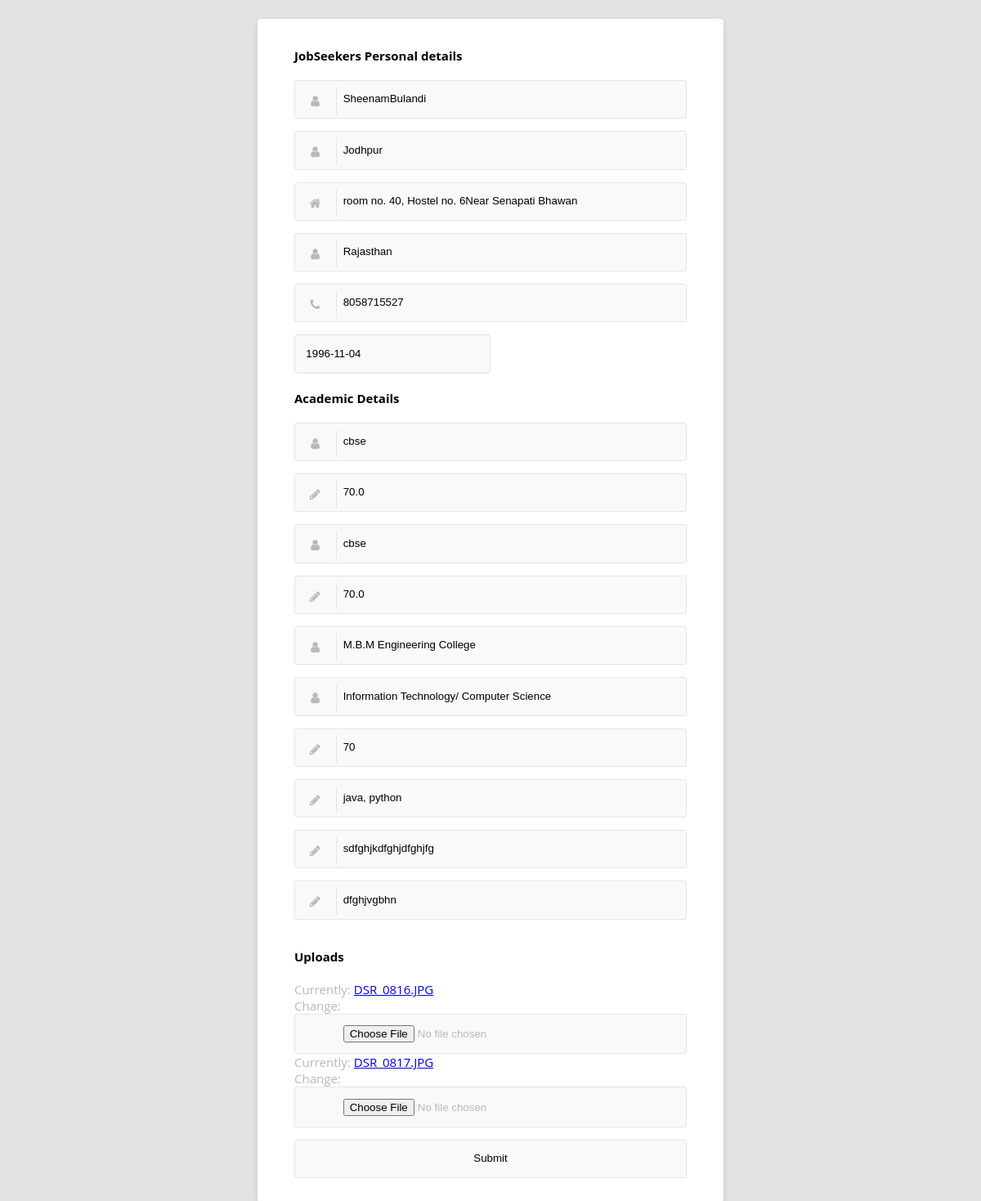
Page /register/profile1_update/2/ on the committed database.
### register/models.py (models this page shows)
class seekersdetails(models.Model):
    Id=models.ForeignKey(myUser,on_delete=models.CASCADE,default=2)
    name = models.CharField(max_length=100)
    address = models.CharField(max_length=100)
    Birth_date = models.DateField()
    City = models.CharField(max_length=100)
    State=models.CharField(max_length=100)
    Mobile_Number = models.IntegerField()
    Photo=models.FileField(default=0)
    secondary_school =models.CharField(max_length=100,default="")
    secondary_percent = models.FloatField(default=70)
    senior_school = models.CharField(max_length=100,default="")
    senior_percent = models.FloatField(default=70)
    College_name = models.CharField(max_length=100,default="M.B.M Engineering College")
    Stream = models.CharField(max_length=100,default="")
    Graduation_percent = models.IntegerField(default=70)
    Skills = models.CharField(max_length=50,default="")
    exp_1 = models.CharField(max_length=50,default="")
    exp_1_about = models.CharField(max_length=100,default="")
    Resume=models.FileField(default=0)

### register/views.py (the view)
# urls.py: url(r'^profile1_update/(?P<seeker1_id>[0-9]+)/$',views.profile1_update,name='profile1_update'),
def profile1_update(request,seeker1_id):
    if request.method == "POST":
        form = UserForm(request.POST, request.FILES)
        if form.is_valid():
            instance1=myUser.objects.get(pk=request.session['seeker_id'])
            company = form.save(commit=False)
            company.Id = instance1
            a=seekersdetails.objects.get(pk=seeker1_id)
            form=UserForm(request.POST, request.FILES,instance=a)
            form.save()
            return redirect('register:dashseeker')
        else:
            return HttpResponse("notsuccess")
    else:
        a=seekersdetails.objects.get(pk=seeker1_id)
        form = UserForm(instance=a)
    return render(request, 'register/emp_reg.html', {'form': form})

### register/forms.py
class UserForm(ModelForm):
	class Meta:
		model=seekersdetails
		widgets = {
			'name': TextInput(attrs={'placeholder': 'Full Name'}),
			'City': TextInput(attrs={'placeholder': 'City'}),
			'Birth_date': TextInput(attrs={'placeholder': 'Birth date '}),
            'address': TextInput(attrs={'placeholder': 'Address '}),
            'State': TextInput(attrs={'placeholder': 'State '}),
			'Mobile_Number': TextInput(attrs={'placeholder': 'Mobile No'}),
			'secondary_school': TextInput(attrs={'placeholder': 'Secondary School'}),
			'secondary_percent': TextInput(attrs={'placeholder': 'Secondary Percentage'}),
			'senior_school': TextInput(attrs={'placeholder': 'Senior Secondary School'}),
			'senior_percent': TextInput(attrs={'placeholder': 'Senior Secondary Percentage'}),
			'College_name': TextInput(attrs={'placeholder': 'College Name'}),
			'Stream': TextInput(attrs={'placeholder': 'Branch'}),
			'Graduation_percent': TextInput(attrs={'placeholder': 'Graduation Percent'}),
			'Skills': TextInput(attrs={'placeholder': 'Skills'}),
			'exp_1': TextInput(attrs={'placeholder': 'Training organization'}),
			'exp_1_about': TextInput(attrs={'placeholder': 'Project'}),
		}
		exclude=('Id',)

### register/templates/register/emp_reg.html (shortened to what this page needs)
{% load staticfiles %}
<!DOCTYPE html>
<html lang="en" >
<head>
    <link rel="stylesheet" href="https://cdnjs.cloudflare.com/ajax/libs/normalize/5.0.0/normalize.min.css">
  <link rel='stylesheet prefetch' href='http://maxcdn.bootstrapcdn.com/font-awesome/4.3.0/css/font-awesome.min.css'>
      <link rel="stylesheet" href="{% static 'register/css/style.css' %}">
</head>
<body>
   <div class="container">
  <form method="POST" enctype="multipart/form-data">
    <div class="row">
      <h4> JobSeekers Personal details</h4>
      <div class="input-group input-group-icon">
        {{ form.name }}
        <div class="input-icon"></div>
      </div>
      <div class="input-group input-group-icon">
        {{ form.City }}
        <div class="input-icon"></div>
      </div>
      <div class="input-group input-group-icon">
        {{ form.address}}
        <div class="input-icon"></div>
      </div>
      <div class="input-group input-group-icon">
        {{ form.State }}
        <div class="input-icon"></div>
      </div>
      <div class="input-group input-group-icon">
        {{ form.Mobile_Number }}
        <div class="input-icon"></div>
      </div>
      <div class="col-half">
        {{ form.Birth_date }}
      </div>
    </div>
    <div class="row">
      <h4>Academic Details</h4>
      <div class="input-group input-group-icon">
        {{ form.secondary_school  }}
        <div class="input-icon"></div>
      </div>
      <div class="input-group input-group-icon">
        {{ form.secondary_percent }}
        <div class="input-icon"></div>
      </div>
      <div class="input-group input-group-icon">
        {{ form.senior_school }}
        <div class="input-icon"></div>
      </div>
      <div class="input-group input-group-icon">
        {{ form.senior_percent }}
        <div class="input-icon"></div>
      </div>
      <div class="input-group input-group-icon">
        {{ form.College_name }}
        <div class="input-icon"></div>
      </div>
      <div class="input-group input-group-icon">
        {{ form.Stream }}
        <div class="input-icon"></div>
      </div>
            <div class="input-group input-group-icon">
        {{ form.Graduation_percent }}
        <div class="input-icon"></div>
      </div>
      <div class="input-group input-group-icon">
        {{ form.Skills }}
        <div class="input-icon"></div>
      </div>
      <div class="input-group input-group-icon">
        {{ form.exp_1 }}
        <div class="input-icon"></div>
      </div>
      <div class="input-group input-group-icon">
        {{ form.exp_1_about }}
        <div class="input-icon"></div>
      </div>
    </div>
    <div class="row">
      <h4>Uploads</h4>
      <div class="input-group input-group-icon">
        {{ form.Photo }}
        {{ form.Resume }}
    </div>
      <div >
       <input type="submit" value="Submit" />
      </div>
  </form>
  </div>
</body>
</html>

### static/register/css/style.css (style rules this page uses)
*, *:before, *:after { box-sizing: border-box; }
body { padding: 1em; font-family: 'Open Sans', 'Helvetica Neue', Helvetica, Arial, sans-serif; font-size: 15px; color: #b9b9b9; background-color: #e3e3e3; }
h4 { color: #000000; }
input, input[type="radio"] + label, input[type="checkbox"] + label:before, select option, select { width: 100%; padding: 1em; line-height: 1.4; background-color: #f9f9f9; border: 1px solid #e5e5e5; border-radius: 3px; -webkit-transition: 0.35s ease-in-out; -moz-transition: 0.35s ease-in-out; -o-transition: 0.35s ease-in-out; transition: 0.35s ease-in-out; transition: all 0.35s ease-in-out; }
.input-group { margin-bottom: 1em; zoom: 1; }
.input-group:before, .input-group:after { content: ""; display: table; }
.input-group:after { clear: both; }
.input-group-icon { position: relative; }
.input-group-icon input { padding-left: 4.4em; }
.input-group-icon .input-icon { position: absolute; top: 0; left: 0; width: 3.4em; height: 3.4em; line-height: 3.4em; text-align: center; pointer-events: none; }
.input-group-icon .input-icon:after { position: absolute; top: 0.6em; bottom: 0.6em; left: 3.4em; display: block; border-right: 1px solid #e5e5e5; content: ""; -webkit-transition: 0.35s ease-in-out; -moz-transition: 0.35s ease-in-out; -o-transition: 0.35s ease-in-out; transition: 0.35s ease-in-out; transition: all 0.35s ease-in-out; }
.container { max-width: 38em; padding: 1em 3em 2em 3em; margin: 0em auto; background-color: #fff; border-radius: 4.2px; box-shadow: 0px 3px 10px -2px rgba(0, 0, 0, 0.2); }
.row { zoom: 1; }
.row:before, .row:after { content: ""; display: table; }
.row:after { clear: both; }
.col-half { padding-right: 10px; float: left; width: 50%; }
.col-half:last-of-type { padding-right: 0; }

### rows in the picture
seekersdetails: name "SheenamBulandi", City "Jodhpur", address "room no. 40, Hostel no. 6Near Senapati Bhawan", State "Rajasthan", Mobile_Number "8058715527", Birth_date "1996-11-04", secondary_school "cbse", secondary_percent "70.0", senior_school "cbse", senior_percent "70.0", College_name "M.B.M Engineering College", Stream "Information Technology/ Computer Science", Graduation_percent "70", Skills "java, python", exp_1 "sdfghjkdfghjdfghjfg", exp_1_about "dfghjvgbhn"
